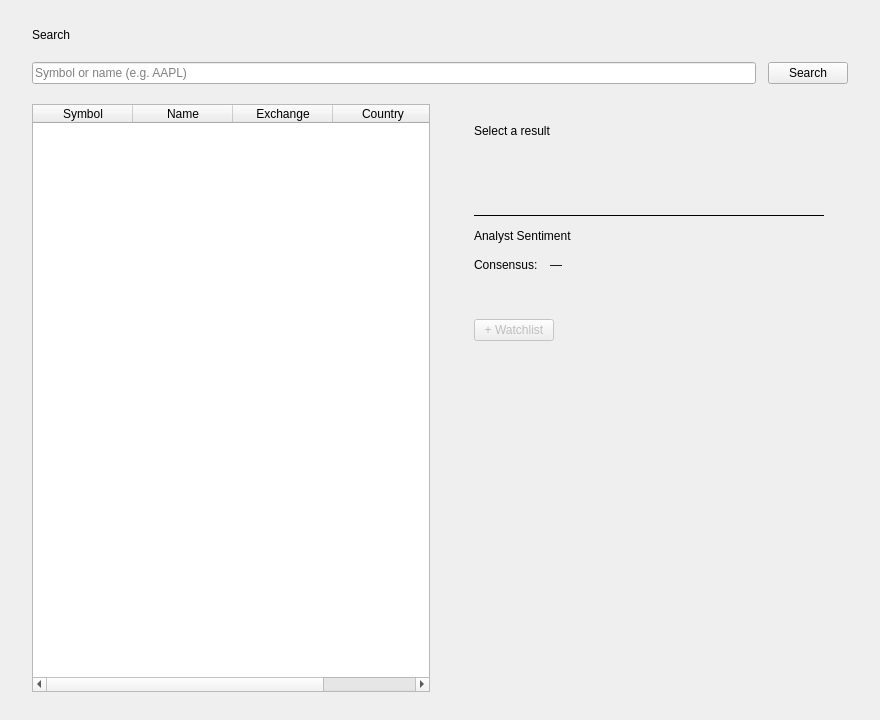
<?xml version="1.0" encoding="UTF-8"?>
<ui version="4.0">
 <class>SearchPage</class>
 <widget class="QWidget" name="SearchPage">
  <property name="geometry">
   <rect><x>0</x><y>0</y><width>880</width><height>720</height></rect>
  </property>
  <layout class="QVBoxLayout" name="contentLayout">
   <property name="spacing"><number>20</number></property>
   <property name="leftMargin"><number>32</number></property>
   <property name="topMargin"><number>28</number></property>
   <property name="rightMargin"><number>32</number></property>
   <property name="bottomMargin"><number>28</number></property>

   <item>
    <widget class="QLabel" name="pageTitleLabel">
     <property name="objectName"><string>heading2</string></property>
     <property name="text"><string>Search</string></property>
    </widget>
   </item>

   <!-- Search row -->
   <item>
    <layout class="QHBoxLayout" name="searchLayout">
     <property name="spacing"><number>12</number></property>
     <item>
      <widget class="QLineEdit" name="searchInput">
       <property name="placeholderText"><string>Symbol or name (e.g. AAPL)</string></property>
      </widget>
     </item>
     <item>
      <widget class="QPushButton" name="searchButton">
       <property name="objectName"><string>btnPrimary</string></property>
       <property name="text"><string>Search</string></property>
      </widget>
     </item>
    </layout>
   </item>

   <!-- Results + detail split -->
   <item>
    <layout class="QHBoxLayout" name="splitLayout">
     <property name="spacing"><number>20</number></property>

     <!-- Results table -->
     <item>
      <widget class="QTableWidget" name="resultsTable">
       <property name="columnCount"><number>4</number></property>
       <property name="rowCount"><number>0</number></property>
       <property name="editTriggers"><set>QAbstractItemView::NoEditTriggers</set></property>
       <property name="selectionBehavior"><enum>QAbstractItemView::SelectRows</enum></property>
       <property name="showGrid"><bool>false</bool></property>
       <property name="alternatingRowColors"><bool>true</bool></property>
       <property name="maximumWidth"><number>380</number></property>
       <attribute name="horizontalHeaderStretchLastSection"><bool>true</bool></attribute>
       <column><property name="text"><string>Symbol</string></property></column>
       <column><property name="text"><string>Name</string></property></column>
       <column><property name="text"><string>Exchange</string></property></column>
       <column><property name="text"><string>Country</string></property></column>
      </widget>
     </item>

     <!-- Detail panel -->
     <item>
      <widget class="QFrame" name="detailPanel">
       <property name="objectName"><string>card</string></property>
       <layout class="QVBoxLayout" name="detailLayout">
        <property name="leftMargin"><number>24</number></property>
        <property name="topMargin"><number>20</number></property>
        <property name="rightMargin"><number>24</number></property>
        <property name="bottomMargin"><number>20</number></property>
        <property name="spacing"><number>12</number></property>

        <!-- Stock name + price -->
        <item>
         <widget class="QLabel" name="detailNameLabel">
          <property name="objectName"><string>heading3</string></property>
          <property name="text"><string>Select a result</string></property>
          <property name="wordWrap"><bool>true</bool></property>
         </widget>
        </item>
        <item>
         <layout class="QHBoxLayout" name="detailPriceRow">
          <item>
           <widget class="QLabel" name="detailPriceLabel">
            <property name="objectName"><string>bigValue</string></property>
            <property name="text"><string></string></property>
           </widget>
          </item>
          <item>
           <widget class="QLabel" name="detailChangeLabel">
            <property name="objectName"><string>priceNeutral</string></property>
            <property name="text"><string></string></property>
           </widget>
          </item>
          <item>
           <spacer name="spacerDetailPrice">
            <property name="orientation"><enum>Qt::Horizontal</enum></property>
            <property name="sizeHint" stdset="0"><size><width>20</width><height>20</height></size></property>
           </spacer>
          </item>
         </layout>
        </item>

        <!-- OHLV -->
        <item>
         <layout class="QHBoxLayout" name="detailOhlvRow">
          <property name="spacing"><number>16</number></property>
          <item>
           <widget class="QLabel" name="detailOpenLabel">
            <property name="objectName"><string>subtext</string></property>
            <property name="text"><string></string></property>
           </widget>
          </item>
          <item>
           <widget class="QLabel" name="detailHighLabel">
            <property name="objectName"><string>subtext</string></property>
            <property name="text"><string></string></property>
           </widget>
          </item>
          <item>
           <widget class="QLabel" name="detailLowLabel">
            <property name="objectName"><string>subtext</string></property>
            <property name="text"><string></string></property>
           </widget>
          </item>
          <item>
           <spacer name="spacerOhlv">
            <property name="orientation"><enum>Qt::Horizontal</enum></property>
            <property name="sizeHint" stdset="0"><size><width>20</width><height>20</height></size></property>
           </spacer>
          </item>
         </layout>
        </item>

        <!-- Separator line -->
        <item>
         <widget class="QFrame" name="detailSeparator">
          <property name="frameShape"><enum>QFrame::HLine</enum></property>
         </widget>
        </item>

        <!-- Sentiment heading -->
        <item>
         <widget class="QLabel" name="sentimentHeading">
          <property name="objectName"><string>heading3</string></property>
          <property name="text"><string>Analyst Sentiment</string></property>
         </widget>
        </item>

        <!-- Consensus badge -->
        <item>
         <layout class="QHBoxLayout" name="consensusRow">
          <item>
           <widget class="QLabel" name="consensusLabel">
            <property name="objectName"><string>subtext</string></property>
            <property name="text"><string>Consensus:</string></property>
           </widget>
          </item>
          <item>
           <widget class="QLabel" name="consensusBadge">
            <property name="objectName"><string>badgeNeutral</string></property>
            <property name="text"><string>—</string></property>
           </widget>
          </item>
          <item>
           <spacer name="spacerConsensus">
            <property name="orientation"><enum>Qt::Horizontal</enum></property>
            <property name="sizeHint" stdset="0"><size><width>20</width><height>20</height></size></property>
           </spacer>
          </item>
         </layout>
        </item>

        <!-- Sentiment breakdown -->
        <item>
         <layout class="QHBoxLayout" name="sentimentRow">
          <property name="spacing"><number>16</number></property>
          <item>
           <widget class="QLabel" name="sentimentStrongBuyLabel">
            <property name="objectName"><string>priceUp</string></property>
            <property name="text"><string></string></property>
           </widget>
          </item>
          <item>
           <widget class="QLabel" name="sentimentBuyLabel">
            <property name="objectName"><string>priceUp</string></property>
            <property name="text"><string></string></property>
           </widget>
          </item>
          <item>
           <widget class="QLabel" name="sentimentHoldLabel">
            <property name="objectName"><string>priceNeutral</string></property>
            <property name="text"><string></string></property>
           </widget>
          </item>
          <item>
           <widget class="QLabel" name="sentimentSellLabel">
            <property name="objectName"><string>priceDown</string></property>
            <property name="text"><string></string></property>
           </widget>
          </item>
          <item>
           <widget class="QLabel" name="sentimentStrongSellLabel">
            <property name="objectName"><string>priceDown</string></property>
            <property name="text"><string></string></property>
           </widget>
          </item>
          <item>
           <spacer name="spacerSentiment">
            <property name="orientation"><enum>Qt::Horizontal</enum></property>
            <property name="sizeHint" stdset="0"><size><width>20</width><height>20</height></size></property>
           </spacer>
          </item>
         </layout>
        </item>

        <!-- Watchlist button -->
        <item>
         <layout class="QHBoxLayout" name="detailActionsRow">
          <item>
           <widget class="QPushButton" name="addToWatchlistButton">
            <property name="objectName"><string>btnSecondary</string></property>
            <property name="text"><string>+ Watchlist</string></property>
            <property name="enabled"><bool>false</bool></property>
           </widget>
          </item>
          <item>
           <spacer name="spacerDetailActions">
            <property name="orientation"><enum>Qt::Horizontal</enum></property>
            <property name="sizeHint" stdset="0"><size><width>20</width><height>20</height></size></property>
           </spacer>
          </item>
         </layout>
        </item>

        <item>
         <spacer name="spacerDetail">
          <property name="orientation"><enum>Qt::Vertical</enum></property>
          <property name="sizeHint" stdset="0"><size><width>20</width><height>40</height></size></property>
         </spacer>
        </item>

       </layout>
      </widget>
     </item>

    </layout>
   </item>

  </layout>
 </widget>
 <resources/>
 <connections/>
</ui>
